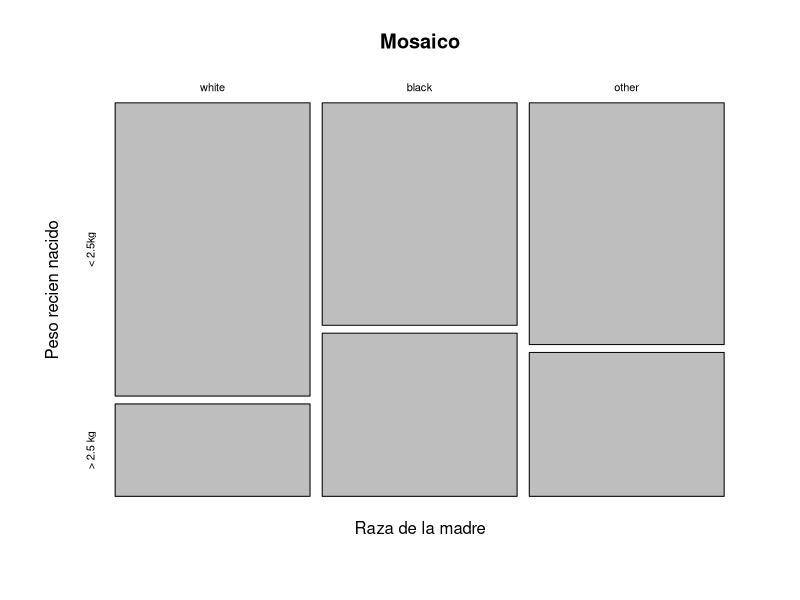
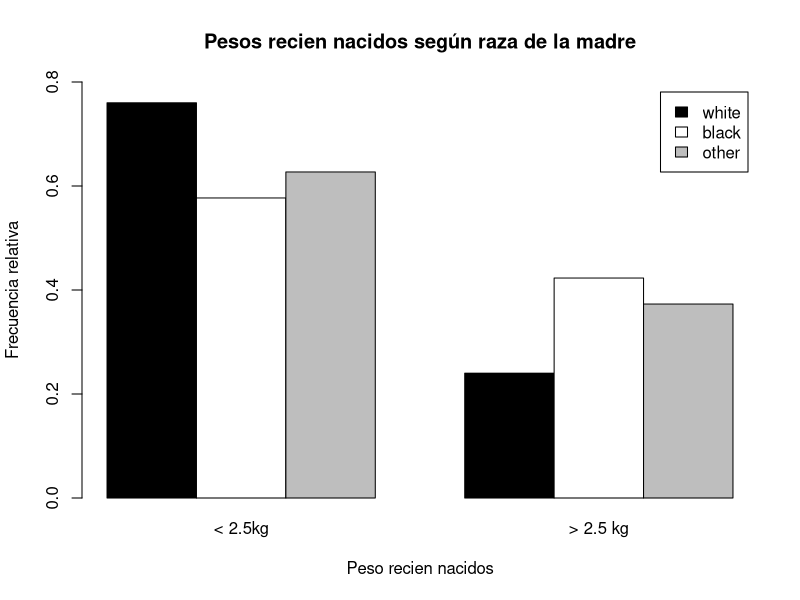
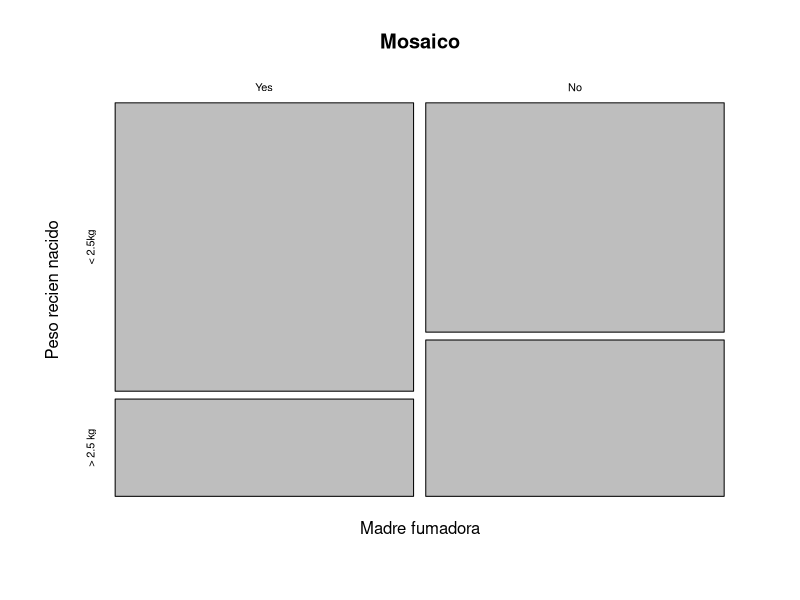
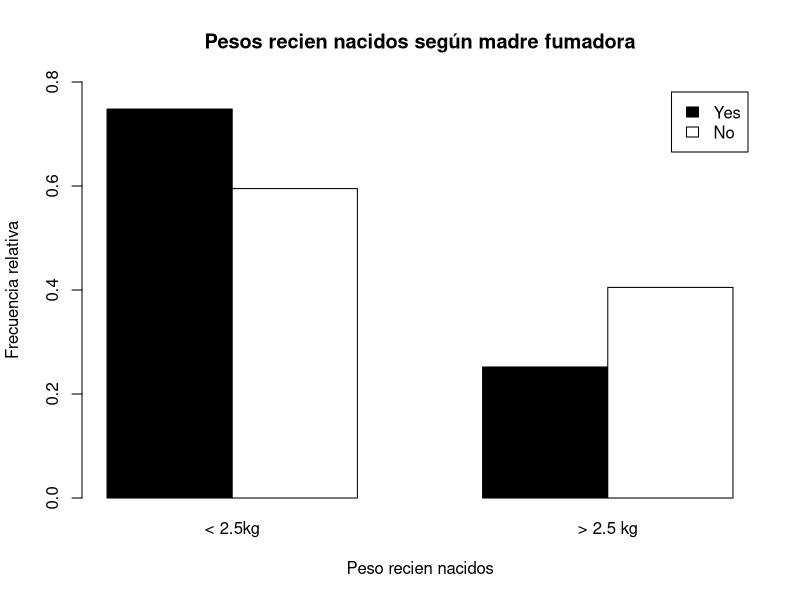
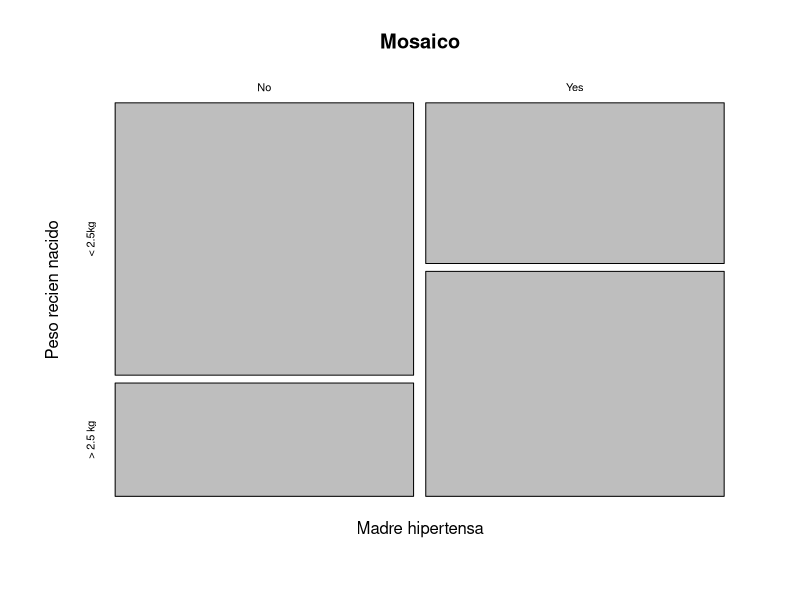
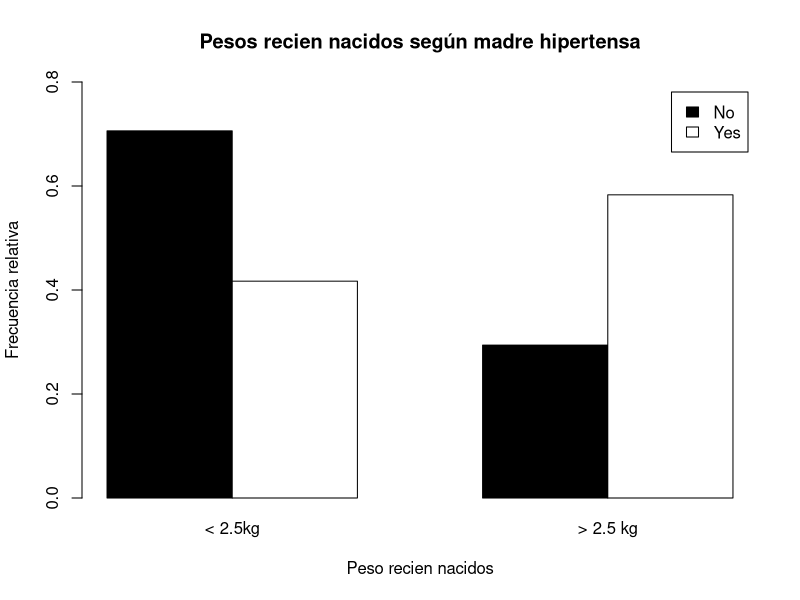
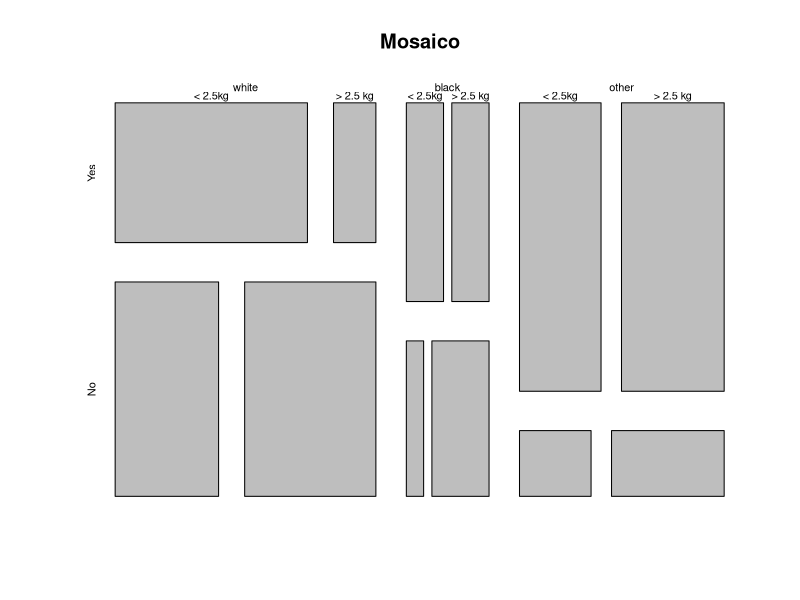

The R script that drew these images, in order:
## ---- chunk 1
library(MASS)
datos <- birthwt
## ---- chunk 2
str(datos)
## ---- chunk 3
head(datos)
## ---- chunk 4
help("birthwt")
## ---- chunk 5
datos$race <- as.factor(datos$race)
levels(datos$race) <- c('white', 'black', 'other')

## ---- chunk 6
datos$low <- as.factor(datos$low)
levels(datos$low) <- c('< 2.5kg', '> 2.5 kg')
## ---- chunk 7
prop.table(table(datos$race, datos$low), margin = 1)
## ---- chunk 8
plot(prop.table(table(datos$race, datos$low), margin = 1), main= 'Mosaico',
xlab = 'Raza de la madre', ylab = 'Peso recien nacido')
## ---- chunk 9
barplot(round(prop.table(table(datos$race, datos$low), margin = 1), 3), beside = TRUE, 
        col = c('black', 'white', 'grey'), ylim = c(0, 0.8), legend.text = TRUE, 
        ylab = 'Frecuencia relativa', xlab = 'Peso recien nacidos', 
        main = 'Pesos recien nacidos según raza de la madre')
## ---- chunk 10
datos$smoke <- as.factor(datos$smoke)
levels(datos$smoke) <- c('Yes', 'No')
## ---- chunk 11
prop.table(table(datos$smoke, datos$low), margin = 1)
## ---- chunk 12
plot(prop.table(table(datos$smoke, datos$low), margin = 1), main= 'Mosaico',
xlab = 'Madre fumadora', ylab = 'Peso recien nacido')
## ---- chunk 13
barplot(round(prop.table(table(datos$smoke, datos$low), margin = 1), 3), beside = TRUE, 
        col = c('black', 'white'), ylim = c(0, 0.8), legend.text = TRUE, 
        ylab = 'Frecuencia relativa', xlab = 'Peso recien nacidos', 
        main = 'Pesos recien nacidos según madre fumadora')
## ---- chunk 14
datos$ht <- as.factor(datos$ht)
levels(datos$ht) <- c('No', 'Yes')
prop.table(table(datos$ht, datos$low), margin = 1)
## ---- chunk 15
plot(prop.table(table(datos$ht, datos$low), margin = 1), main= 'Mosaico',
xlab = 'Madre hipertensa', ylab = 'Peso recien nacido')
## ---- chunk 16
barplot(round(prop.table(table(datos$ht, datos$low), margin = 1), 3), beside = TRUE, 
        col = c('black', 'white'), ylim = c(0, 0.8), legend.text = TRUE, 
        ylab = 'Frecuencia relativa', xlab = 'Peso recien nacidos', 
        main = 'Pesos recien nacidos según madre hipertensa')
## ---- chunk 17
prop.table(table(datos$race, datos$smoke, datos$low), margin = 3)
## ---- chunk 18
plot(prop.table(table(datos$race, datos$smoke, datos$low), margin = 3),main= 'Mosaico' )
